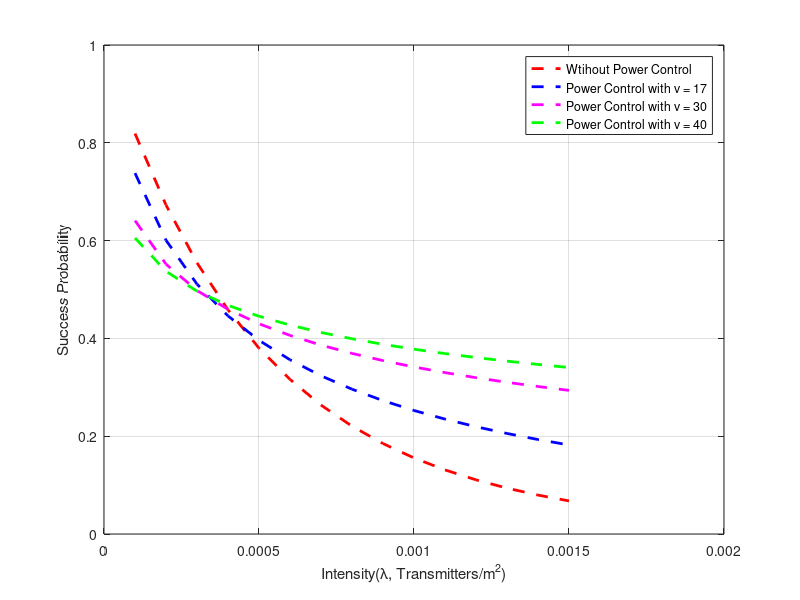

Write MATLAB code to recreate this figure.
clear all
clc
% this code help us know what is best for distance-aware power control

tic
sam = 1e6;
d = 15+10*rand(1,sam);
d2 = 15+10*rand(1,sam);
% d = 20;
% d2 = 20;
alpha = 4;
v = -2:1:100;
for i=1:length(v)
    tau_gain(i) = mean(d.^(alpha)) / ( mean(d.^(alpha-v(i))) * mean(d.^(v(i))) );
    tau_gain(i) = tau_gain(i)^(2/alpha);
end

%% plot the success probability here
lambda = 1e-4:1e-4:15e-4;
for i = 1:length(lambda)
    P_suc(i) = mean( exp(-lambda(i)*pi*pi/2*d.^(2)) );
    P_suc2(i) = mean( exp(-lambda(i)*pi*pi/2*sqrt( d.^(4-v(17)).*d2.^(v(17)) ) ) );
    P_suc3(i) = mean( exp(-lambda(i)*pi*pi/2*sqrt( d.^(4-v(30)).*d2.^(v(30)) ) ) );
    P_suc4(i) = mean( exp(-lambda(i)*pi*pi/2*sqrt( d.^(4-v(40)).*d2.^(v(40)) ) ) );
end

plot(lambda,P_suc,'r--','LineWidth',2);
hold on
plot(lambda,P_suc2,'b--','LineWidth',2);
hold on
plot(lambda,P_suc3,'m--','LineWidth',2);
hold on 
plot(lambda,P_suc4,'g--','LineWidth',2);
grid on
xlabel('Intensity(\lambda, Transmitters/m^2)');
ylabel('Success Probability');
legend('Wtihout Power Control','Power Control with \nu = 17','Power Control with \nu = 30','Power Control with \nu = 40');
toc